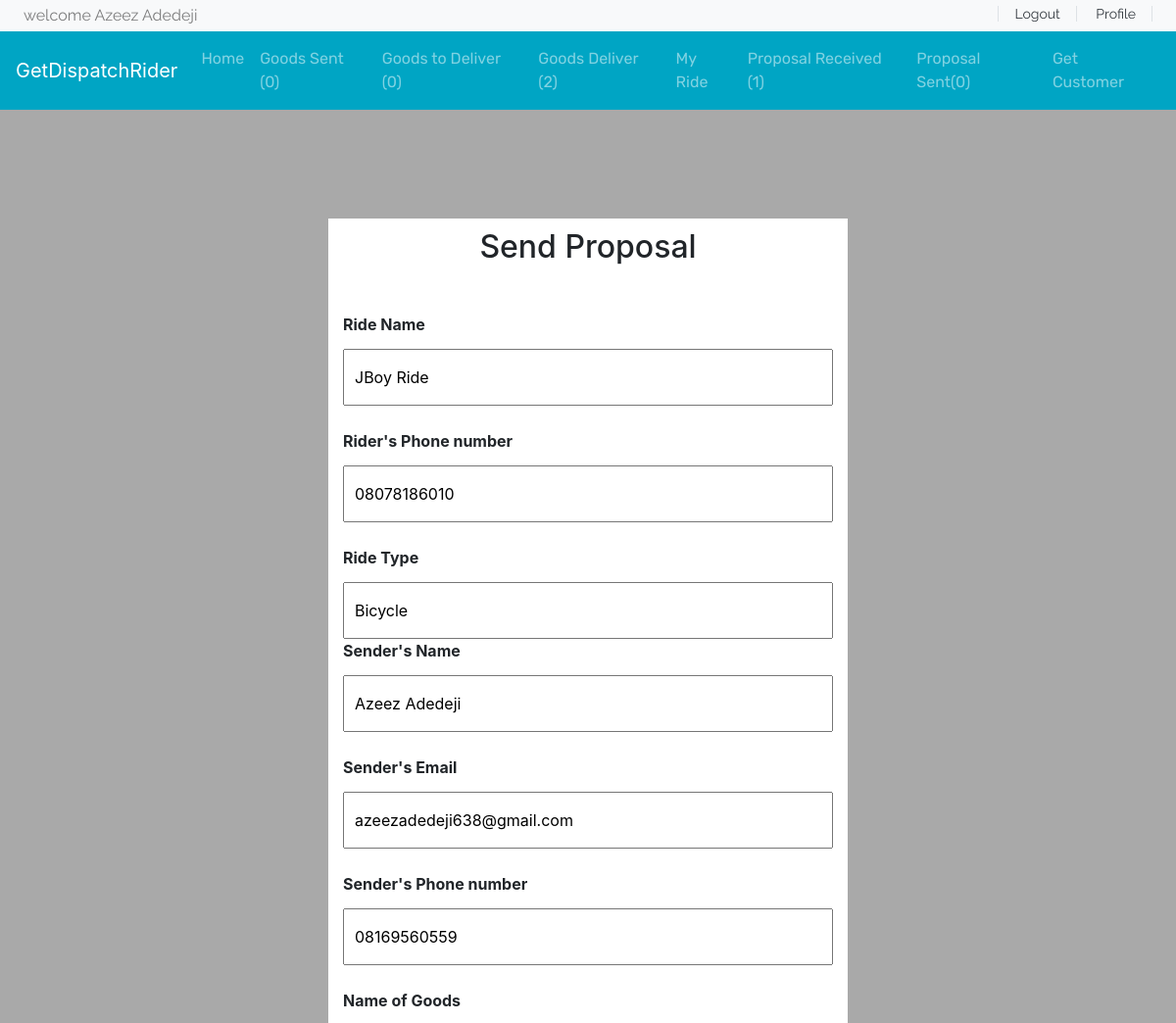
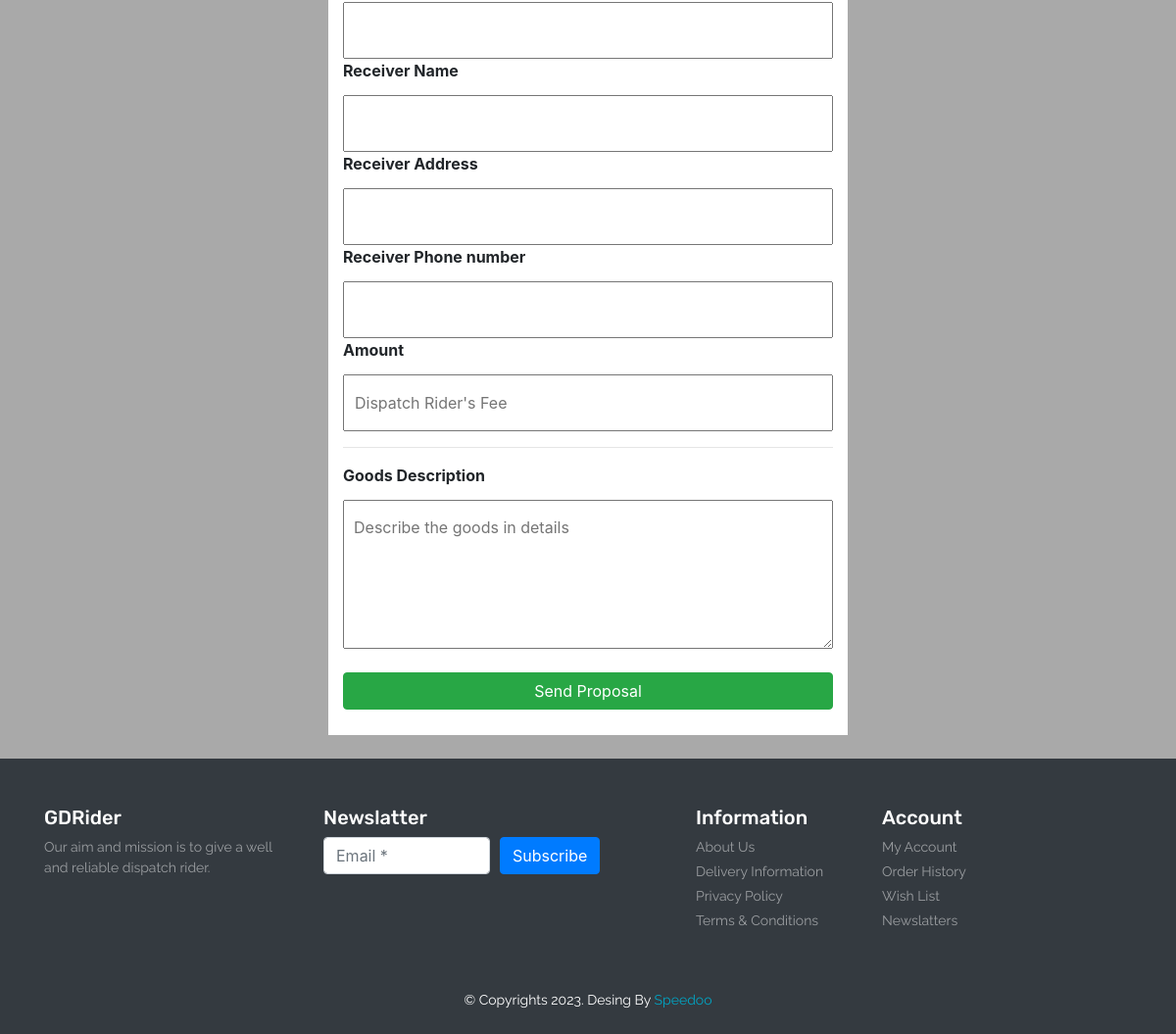
Page /send-proposal/ac6c52f2-e1ca-491c-a30f-dd6c2bb3adb0/ (signed in) on the committed database (2 pictures, top to bottom).
### base/models.py (models this page shows)
class user(AbstractUser):
    username = models.CharField(max_length=20, blank=True, null=True)
    fullName = models.CharField(max_length=100)
    email = models.EmailField()
    phoneNumber = models.CharField(max_length=20, unique=True)
    ninslip = models.ImageField()
    verify = models.BooleanField(default=False)
    USERNAME_FIELD = 'phoneNumber'

class ride(models.Model):
    id = models.UUIDField(default=uuid.uuid4, editable=False, primary_key=True)
    username = models.CharField(max_length=50)
    rideName = models.CharField(max_length=100)
    rideType = models.CharField(max_length=50)
    phoneNumber = models.CharField(max_length=20)
    image = models.ImageField()
    preview1 = models.ImageField()
    preview2 = models.ImageField()
    preview3 = models.ImageField()
    preview4 = models.ImageField()
    preview5 = models.ImageField()
    rideDescription = models.TextField()
    latitude = models.CharField(max_length=100, default='null')
    longitude = models.CharField(max_length=100, default='null')
    state = models.CharField(max_length=100)
    localGov = models.CharField(max_length=200)
    price = models.CharField(max_length=1000)
    created = models.DateTimeField(auto_now_add=True)
    updated = models.DateTimeField(auto_now=True)
    verified = models.BooleanField(default=False)

### base/views.py (the view, shortened to what this page needs)
# urls.py: path('send-proposal/<str:pk>/', views.sendproposal, name='sendproposal'),
@login_required(login_url='base:login')
def sendproposal(request, pk):
    getrider = ride.objects.get(id=pk)
    getuser = user.objects.get(email=request.user.email)
    proposalr = proposal.objects.filter(Q(riderUsername=request.user) & Q(accepted=False)).count
    proposals = proposal.objects.filter(Q(senderPhoneNumber=request.user.phoneNumber) & Q(accepted=False)).count
    goodsent = proposal.objects.filter(Q(senderPhoneNumber=request.user.phoneNumber)
                                       & Q(accepted=True)).count
    goodstosend = proposal.objects.filter(Q(riderUsername=request.user) & Q(accepted=True) & Q(deliver=False)).count
    goodsdeliver = proposal.objects.filter(Q(riderUsername=request.user)
                                           & Q(deliver=True)).count
    context = {'getrider': getrider, 'getuser': getuser, 'proposalr': proposalr, 'goodstosend': goodstosend,
               'goodsent': goodsent,
               'proposals': proposals, 'goodsdeliver': goodsdeliver}
    return render(request, 'base/sendProposal.html', context)

### base/templates/base/sendProposal.html (shortened to what this page needs)
<div style="background-color: darkgrey;">
    {% extends 'base/navbar.html'%}
{%load static %}
{% block body%}
 <div class="container">
        <div class="container" style="background-color: #fff; margin-top: 10%; padding: 10px 15px; width:fit-content ; height:fit-content">
            <div class="text-center">
                <h2>Send Proposal</h2>
            </div>
            <form class="mt-5" method="post" onsubmit="submmit()" action="{% url 'base:sendproposal' getrider.id %}">
                <label for=""><strong>Ride Name</strong> </label><br/>
                <input type="text" class="login-input" value="{{getrider.rideName}}" readonly="true" name="riderName" ><br/>
                <label for=""><strong>Rider's Phone number </strong> </label><br/>
                <input type="text" class="login-input" value="{{getrider.phoneNumber}}" readonly="true" name="riderNumber" ><br/>
                <label for=""><strong>Ride Type</strong> </label><br/>
                <input type="text" class="login-input" value="{{getrider.rideType}}" readonly="true" name="rideType" >
                 <label for=""><strong>Sender's Name </strong> </label><br/>
                <input type="text" class="login-input" value="{{getuser.fullName}}"  readonly="true" name="senderName" ><br/>
                <label for=""><strong>Sender's Email </strong> </label><br/>
                <input type="text" class="login-input" value="{{getuser.email}}"  readonly="true" name="senderEmail" ><br/>
                <label for=""><strong>Sender's Phone number </strong> </label><br/>
                <input type="text" class="login-input" value="{{getuser.phoneNumber}}" readonly="true" name="sendernumber" ><br/>
                <label for=""><strong>Name of Goods  </strong></label><br/>
                <input type="text" class="login-input" name="goodsName" >
                <label for=""><strong>Receiver Name </strong></label><br/>
                <input type="text" class="login-input disabled"  name="receiverName" >
                <label for=""><strong>Receiver Address </strong>  </label><br/>
                <input type="text" class="login-input"  name="receiverAddress" >
                <label for=""><strong> Receiver Phone number</strong> </label><br/>
                <input type="text" class="login-input"   name="receiverNumber" >
                <label for=""><strong>Amount</strong> </label><br/>
                <input type="text" class="login-input"  placeholder="Dispatch Rider's Fee" name="amount" >
               <hr>
                <label for=""><strong>Goods  Description</strong></label><br/>
                <textarea class="login-input"  name="goodsDescription" placeholder="Describe the goods in details"  cols="30" rows="5"></textarea><br/>
                <input style="width: 100%;" type="submit" id="subb" class="btn btn-success"  value="Send Proposal" name="" id="">
                <br>
            </form>
        </div>
    </div>
{% endblock%}

### base/templates/base/navbar.html (shortened to what this page needs)
<!DOCTYPE html>
{% load static %}
<html lang="en">
<head>
     <link rel="stylesheet" href="https://stackpath.bootstrapcdn.com/bootstrap/4.4.1/css/bootstrap.min.css">
     <link rel="stylesheet" href="https://cdnjs.cloudflare.com/ajax/libs/OwlCarousel2/2.3.4/assets/owl.carousel.min.css" />
     <link rel="stylesheet" href="https://cdnjs.cloudflare.com/ajax/libs/OwlCarousel2/2.3.4/assets/owl.theme.default.min.css" />
      <link rel="stylesheet" href="https://cdnjs.cloudflare.com/ajax/libs/font-awesome/5.13.0/css/all.min.css" />
     <link rel="stylesheet" href="https://cdnjs.cloudflare.com/ajax/libs/font-awesome/4.7.0/css/font-awesome.min.css">
     <link rel="stylesheet" href="{% static 'base/style.css' %}">
</head>
<body onload="getLocation();">
 <header id="header" class="">
        <div class="strip d-flex justify-content-between px-4 py-1 bg-light" style="height:fit-content" >
            <p class="font-rale  text-black-50 m-0">welcome {{request.user.fullName}}</p>
            <div class="font-rale font-size-14">
                {% if request.user.is_authenticated%}
                <a href="{% url 'base:logout' %}" class="px-3 border-right border-left text-dark">Logout</a>
                <a href="" class="px-3 border-right text-dark">Profile</a>
                {%else%}
                  <a href="{% url 'base:login' %}" class="px-3 border-right border-left text-dark">Login</a>
                <a href="{%url 'base:signup' %}" class="px-3 border-right text-dark">SignUp</a>
                {%endif%}
            </div>
        </div>
        <nav class="navbar navbar-expand-lg navbar-dark color-second-bg ">
            <a class="navbar-brand" href="#">GetDispatchRider</a>
            <div class="collapse navbar-collapse" id="navbarNav">
              <ul class="navbar-nav m-auto font-rubik">
                {% block homes %}<li class="nav-item ">
                  <a class="nav-link" href="{% url 'base:index' %}">Home</a>
                </li>
                {%endblock%}
                  {% block good_sent%}
                <li class="nav-item">
                  <a class="nav-link" href="{% url 'base:goodSent'%}">Goods Sent ({{goodsent}})</a>
                </li>
                  {%endblock%}
                  {% block goods-to-deliver %}
                <li class="nav-item">
                  <a class="nav-link" href="{% url 'base:onDelivary' %}">Goods to Deliver ({{goodstosend}}) </a>
                </li>
                  {%endblock%}
                  {% block goods_deliver%}
                <li class="nav-item">
                  <a class="nav-link" href="{% url 'base:goodsDeliver'%}">Goods Deliver ({{goodsdeliver}})</a>
                </li>
                  {% endblock%}
                  {%block my_ride%}
                <li class="nav-item">
                    <a class="nav-link" href="{% url 'base:my-ride'%}">My Ride</a>
                  </li>
                  {% endblock%}
                  {% block proposal_received%}
                  <li class="nav-item">
                    <a class="nav-link" href="{% url 'base:proposal-receive'%}">Proposal Received ({{proposalr}})</a>
                  </li>
                  {%endblock%}
                  {% block proposal-sent%}
                  <li class="nav-item">
                    <a class="nav-link" href="{% url 'base:proposalSent'%}">Proposal Sent({{proposals}})</a>
                  </li>
                  {%endblock%}
                   <li class="nav-item ">
                  <a class="nav-link" href="{% url 'base:index' %}">Get Customer</a>
                </li>
              </ul>
            </div>
          </nav>
    </header>
{%block body%}
{%endblock%}
 <br/>
 <footer id="footer" class="bg-dark text-white py-5">
          <div class="container">
            <div class="row">
              <div class="col-lg-3 col-12">
                <h4 class="font-rubik font-size-20">GDRider</h4>
                <p class="font-size-14 font-rale text-white-50">Our aim and mission is to give a well and reliable dispatch rider.</p>
              </div>
              <div class="col-lg-4 col-12">
                <h4 class="font-rubik font-size-20">Newslatter</h4>
                <form class="form-row">
                  <div class="col">
                    <input type="text" class="form-control" placeholder="Email *">
                  </div>
                  <div class="col">
                    <button type="submit" class="btn btn-primary mb-2">Subscribe</button>
                  </div>
                </form>
              </div>
              <div class="col-lg-2 col-12">
                <h4 class="font-rubik font-size-20">Information</h4>
                <div class="d-flex flex-column flex-wrap">
                  <a href="#" class="font-rale font-size-14 text-white-50 pb-1">About Us</a>
                  <a href="#" class="font-rale font-size-14 text-white-50 pb-1">Delivery Information</a>
                  <a href="#" class="font-rale font-size-14 text-white-50 pb-1">Privacy Policy</a>
                  <a href="#" class="font-rale font-size-14 text-white-50 pb-1">Terms & Conditions</a>
                </div>
              </div>
              <div class="col-lg-2 col-12">
                <h4 class="font-rubik font-size-20">Account</h4>
                <div class="d-flex flex-column flex-wrap">
                  <a href="#" class="font-rale font-size-14 text-white-50 pb-1">My Account</a>
                  <a href="#" class="font-rale font-size-14 text-white-50 pb-1">Order History</a>
                  <a href="#" class="font-rale font-size-14 text-white-50 pb-1">Wish List</a>
                  <a href="#" class="font-rale font-size-14 text-white-50 pb-1">Newslatters</a>
                </div>
              </div>
            </div>
          </div>
        </footer>
        <div class="copyright text-center bg-dark text-white py-2">
          <p class="font-rale font-size-14">&copy; Copyrights 2023. Desing By <a href="#" class="color-second">Speedoo</a></p>
        </div>
</body>
</html>

### base/static/base/style.css (style rules this page uses)
button, button:focus { outline: none !important; box-shadow: none !important; }
.font-rale { font-family: "Raleway", cursive; }
.font-rubik { font-family: "Rubik", cursive; }
.font-size-14 { font-size: 14px; }
.font-size-20 { font-size: 20px; }
.color-second { color: #00A5C4; }
.color-second-bg { background: #00A5C4; }
.login-input { width: 500px; padding: 15px 10px; margin-top: 5px; display: block; }

### rows in the picture
user: user.fullName "Azeez Adedeji", senderName "Azeez Adedeji", senderEmail "azeezadedeji638@gmail.com", sendernumber "08169560559"
ride: riderName "JBoy Ride", riderNumber "08078186010", rideType "Bicycle"

### other values in the picture
{{ goodsent }} "0"
{{ goodstosend }} "0"
{{ goodsdeliver }} "2"
{{ proposalr }} "1"
{{ proposals }} "0"
